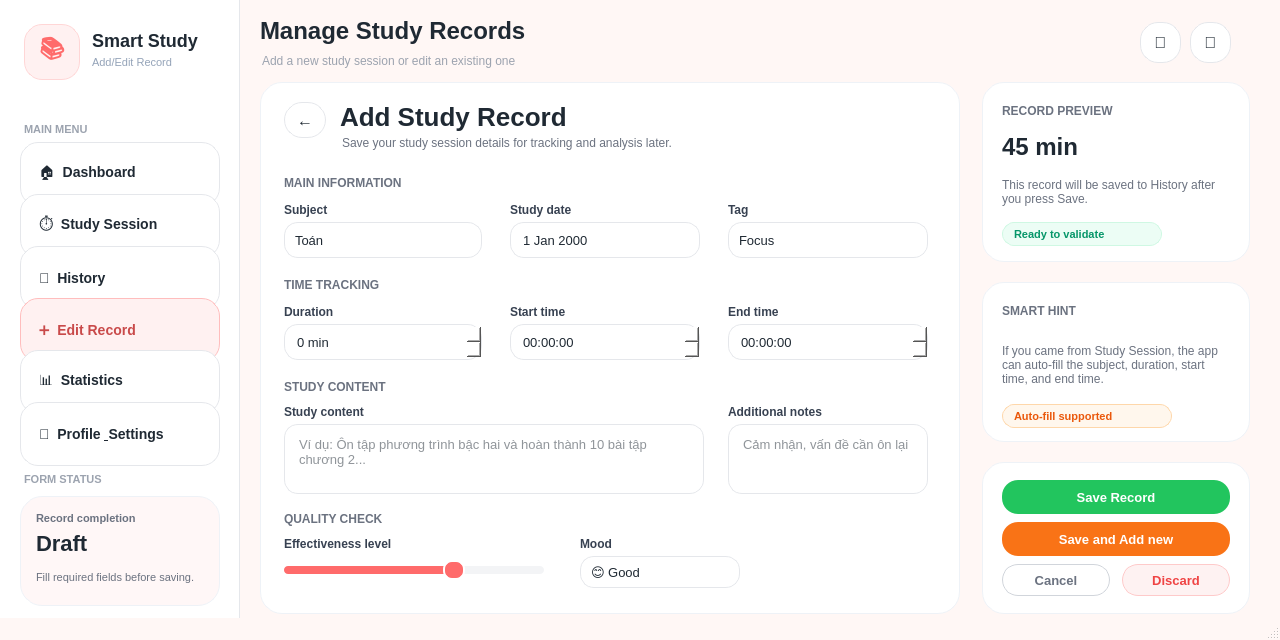
<?xml version="1.0" encoding="UTF-8"?>
<ui version="4.0">
 <class>CrudWindow</class>
 <widget class="QMainWindow" name="CrudWindow">
  <property name="geometry">
   <rect>
    <x>0</x>
    <y>0</y>
    <width>1280</width>
    <height>640</height>
   </rect>
  </property>
  <property name="minimumSize">
   <size>
    <width>1280</width>
    <height>640</height>
   </size>
  </property>
  <property name="windowTitle">
   <string>Smart Study Tracker - Edit Record</string>
  </property>
  <property name="styleSheet">
   <string notr="true">
QMainWindow {
    background-color: #FFF7F5;
}

QWidget {
    font-family: &quot;Segoe UI&quot;;
    color: #1F2933;
    font-size: 13px;
}

QFrame#Sidebar {
    background-color: #FFFFFF;
    border-right: 1px solid #E5E7EB;
}

QFrame#TopBar {
    background-color: transparent;
    border: none;
}

QFrame#CrudCard,
QFrame#SummaryCard,
QFrame#HelperCard,
QFrame#SidebarStatusCard,
QFrame#ActionCard {
    background-color: #FFFFFF;
    border: 1px solid #EEF2F7;
    border-radius: 22px;
}

QFrame#CrudCard:hover,
QFrame#SummaryCard:hover,
QFrame#SidebarStatusCard:hover,
QFrame#HelperCard:hover,
QFrame#ActionCard:hover {
    border: 1px solid #FFD0D0;
}

QPushButton {
    background-color: #FFFFFF;
    border: 1px solid #E5E7EB;
    border-radius: 14px;
    padding: 8px 12px;
    color: #1F2933;
}

QPushButton:hover {
    background-color: #FFF1F1;
    border: 1px solid #FF6B6B;
}

QPushButton:pressed {
    background-color: #FFE4E4;
}

QPushButton#BtnEditRecord {
    background-color: #FFF1F1;
    border: 1px solid #FFBDBD;
    color: #C94A4A;
    font-weight: 700;
}

QPushButton#BtnDashboard,
QPushButton#BtnSession,
QPushButton#BtnHistory,
QPushButton#BtnStats,
QPushButton#BtnProfile,
QPushButton#BtnEditRecord {
    text-align: left;
    padding-left: 18px;
    min-height: 46px;
    font-size: 14px;
    font-weight: 500;
    border-radius: 18px;
}

QPushButton#btnSaveRecord {
    background-color: #22C55E;
    color: #FFFFFF;
    border: none;
    font-weight: 700;
    border-radius: 16px;
}

QPushButton#btnSaveRecord:hover {
    background-color: #16A34A;
}

QPushButton#btnSaveAndAddNew {
    background-color: #F97316;
    color: #FFFFFF;
    border: none;
    font-weight: 700;
    border-radius: 16px;
}

QPushButton#btnSaveAndAddNew:hover {
    background-color: #EA580C;
}

QPushButton#btnCancelRecord {
    background-color: #FFFFFF;
    color: #6B7280;
    border: 1px solid #D1D5DB;
    font-weight: 600;
    border-radius: 16px;
}

QPushButton#btnDeleteRecord {
    background-color: #FEF2F2;
    color: #EF4444;
    border: 1px solid #FECACA;
    font-weight: 700;
    border-radius: 16px;
}

QPushButton#btnDeleteRecord:hover {
    background-color: #FEE2E2;
    border: 1px solid #EF4444;
}

QPushButton#BtnBell,
QPushButton#BtnAvatar,
QPushButton#btnBackHistory {
    background-color: #FFFFFF;
    border: 1px solid #E5E7EB;
    border-radius: 18px;
    font-size: 16px;
}

QPushButton#BtnBell:hover,
QPushButton#BtnAvatar:hover {
    background-color: #FFF1F1;
}

QLabel#lblSidebarStatusTitle,
QLabel#lblSidebarStatusValue,
QLabel#lblSidebarStatusSub {
    background: transparent;
    border: none;
}

QLabel#lblSidebarAppTitle {
    font-size: 18px;
    font-weight: 800;
}

QLabel#lblSidebarSubTitle {
    color: #94A3B8;
    font-size: 11px;
}

QLabel#lblSectionMenu,
QLabel#lblSectionStatus {
    color: #9CA3AF;
    font-size: 11px;
    font-weight: 700;
}

QLabel#lblGreeting {
    font-size: 24px;
    font-weight: 800;
}

QLabel#lblDateToday {
    color: #9CA3AF;
    font-size: 12px;
}

QLabel#lblRecordFormTitle {
    font-size: 26px;
    font-weight: 800;
}

QLabel#lblRecordFormSubtitle,
QLabel#lblFormHint,
QLabel#lblSummaryText,
QLabel#lblHelperBody {
    color: #6B7280;
    font-size: 12px;
}

QLabel#lblSectionMain,
QLabel#lblSectionTime,
QLabel#lblSectionContent,
QLabel#lblSectionQuality,
QLabel#lblSectionNote,
QLabel#lblSummaryTitle,
QLabel#lblHelperTitle {
    color: #6B7280;
    font-size: 12px;
    font-weight: 700;
}

QLabel#lblInputSubject,
QLabel#lblInputDate,
QLabel#lblInputTag,
QLabel#lblInputDuration,
QLabel#lblInputStartTime,
QLabel#lblInputEndTime,
QLabel#lblInputContent,
QLabel#lblInputEffectiveness,
QLabel#lblInputMood,
QLabel#lblInputNote {
    color: #374151;
    font-size: 12px;
    font-weight: 700;
}

QLabel#lblFormError {
    color: #EF4444;
    font-size: 12px;
    font-weight: 600;
}

QLabel#lblSummaryValue {
    font-size: 24px;
    font-weight: 800;
    color: #1F2933;
}

QLineEdit,
QTextEdit,
QComboBox,
QDateEdit,
QTimeEdit,
QSpinBox {
    background-color: #FFFFFF;
    border: 1px solid #E5E7EB;
    border-radius: 14px;
    padding: 8px 10px;
    color: #1F2933;
}

QLineEdit:focus,
QTextEdit:focus,
QComboBox:focus,
QDateEdit:focus,
QTimeEdit:focus,
QSpinBox:focus {
    border: 1px solid #FF6B6B;
    background-color: #FFFBFB;
}

QComboBox::drop-down {
    border: none;
    width: 24px;
}

QDateEdit::drop-down,
QTimeEdit::drop-down {
    border: none;
    width: 24px;
}

QSlider::groove:horizontal {
    border: none;
    height: 8px;
    background: #F3F4F6;
    border-radius: 4px;
}

QSlider::handle:horizontal {
    background: #FF6B6B;
    border: 2px solid #FFFFFF;
    width: 18px;
    margin: -6px 0;
    border-radius: 9px;
}

QSlider::sub-page:horizontal {
    background: #FF6B6B;
    border-radius: 4px;
}
   </string>
  </property>
  <widget class="QWidget" name="centralwidget">
   <widget class="QFrame" name="Sidebar">
    <property name="geometry">
     <rect>
      <x>0</x>
      <y>0</y>
      <width>240</width>
      <height>640</height>
     </rect>
    </property>
    <widget class="QLabel" name="lblSidebarLogo">
     <property name="geometry">
      <rect>
       <x>24</x>
       <y>24</y>
       <width>56</width>
       <height>56</height>
      </rect>
     </property>
     <property name="styleSheet">
      <string notr="true">background-color:#FFF1F1; border:1px solid #FFD6D6; border-radius:18px; font-size:24px; font-weight:700; color:#FF6B6B;</string>
     </property>
     <property name="text">
      <string>📚</string>
     </property>
     <property name="alignment">
      <set>Qt::AlignCenter</set>
     </property>
    </widget>
    <widget class="QLabel" name="lblSidebarAppTitle">
     <property name="geometry">
      <rect>
       <x>92</x>
       <y>28</y>
       <width>130</width>
       <height>24</height>
      </rect>
     </property>
     <property name="text">
      <string>Smart Study</string>
     </property>
    </widget>
    <widget class="QLabel" name="lblSidebarSubTitle">
     <property name="geometry">
      <rect>
       <x>92</x>
       <y>54</y>
       <width>120</width>
       <height>16</height>
      </rect>
     </property>
     <property name="text">
      <string>Add/Edit Record</string>
     </property>
    </widget>
    <widget class="QLabel" name="lblSectionMenu">
     <property name="geometry">
      <rect>
       <x>24</x>
       <y>120</y>
       <width>120</width>
       <height>18</height>
      </rect>
     </property>
     <property name="text">
      <string>MAIN MENU</string>
     </property>
    </widget>
    <widget class="QPushButton" name="BtnDashboard">
     <property name="geometry">
      <rect>
       <x>20</x>
       <y>142</y>
       <width>200</width>
       <height>64</height>
      </rect>
     </property>
     <property name="text">
      <string>🏠  Dashboard</string>
     </property>
    </widget>
    <widget class="QPushButton" name="BtnSession">
     <property name="geometry">
      <rect>
       <x>20</x>
       <y>194</y>
       <width>200</width>
       <height>64</height>
      </rect>
     </property>
     <property name="text">
      <string>⏱  Study Session</string>
     </property>
    </widget>
    <widget class="QPushButton" name="BtnHistory">
     <property name="geometry">
      <rect>
       <x>20</x>
       <y>246</y>
       <width>200</width>
       <height>64</height>
      </rect>
     </property>
     <property name="text">
      <string>📜  History</string>
     </property>
    </widget>
    <widget class="QPushButton" name="BtnEditRecord">
     <property name="geometry">
      <rect>
       <x>20</x>
       <y>298</y>
       <width>200</width>
       <height>64</height>
      </rect>
     </property>
     <property name="text">
      <string>➕  Edit Record</string>
     </property>
    </widget>
    <widget class="QPushButton" name="BtnStats">
     <property name="geometry">
      <rect>
       <x>20</x>
       <y>350</y>
       <width>200</width>
       <height>64</height>
      </rect>
     </property>
     <property name="text">
      <string>📊  Statistics</string>
     </property>
    </widget>
    <widget class="QPushButton" name="BtnProfile">
     <property name="geometry">
      <rect>
       <x>20</x>
       <y>402</y>
       <width>200</width>
       <height>64</height>
      </rect>
     </property>
     <property name="text">
      <string>👤  Profile &amp; Settings</string>
     </property>
    </widget>
    <widget class="QLabel" name="lblSectionStatus">
     <property name="geometry">
      <rect>
       <x>24</x>
       <y>470</y>
       <width>120</width>
       <height>18</height>
      </rect>
     </property>
     <property name="text">
      <string>FORM STATUS</string>
     </property>
    </widget>
    <widget class="QFrame" name="SidebarStatusCard">
     <property name="geometry">
      <rect>
       <x>20</x>
       <y>496</y>
       <width>200</width>
       <height>110</height>
      </rect>
     </property>
     <property name="styleSheet">
      <string notr="true">background-color: #FFF7F7;</string>
     </property>
     <widget class="QLabel" name="lblSidebarStatusTitle">
      <property name="geometry">
       <rect>
        <x>16</x>
        <y>14</y>
        <width>150</width>
        <height>16</height>
       </rect>
      </property>
      <property name="styleSheet">
       <string notr="true">color:#6B7280; font-size:11px; font-weight:700;</string>
      </property>
      <property name="text">
       <string>Record completion</string>
      </property>
     </widget>
     <widget class="QLabel" name="lblSidebarStatusValue">
      <property name="geometry">
       <rect>
        <x>16</x>
        <y>34</y>
        <width>140</width>
        <height>26</height>
       </rect>
      </property>
      <property name="styleSheet">
       <string notr="true">font-size:22px; font-weight:800; color:#1F2933;</string>
      </property>
      <property name="text">
       <string>Draft</string>
      </property>
     </widget>
     <widget class="QLabel" name="lblSidebarStatusSub">
      <property name="geometry">
       <rect>
        <x>16</x>
        <y>66</y>
        <width>168</width>
        <height>30</height>
       </rect>
      </property>
      <property name="styleSheet">
       <string notr="true">color:#6B7280; font-size:11px;</string>
      </property>
      <property name="text">
       <string>Fill required fields before saving.</string>
      </property>
      <property name="wordWrap">
       <bool>true</bool>
      </property>
     </widget>
    </widget>
   </widget>
   <widget class="QFrame" name="TopBar">
    <property name="geometry">
     <rect>
      <x>260</x>
      <y>14</y>
      <width>990</width>
      <height>58</height>
     </rect>
    </property>
    <widget class="QLabel" name="lblGreeting">
     <property name="geometry">
      <rect>
       <x>0</x>
       <y>0</y>
       <width>360</width>
       <height>34</height>
      </rect>
     </property>
     <property name="text">
      <string>Manage Study Records</string>
     </property>
    </widget>
    <widget class="QLabel" name="lblDateToday">
     <property name="geometry">
      <rect>
       <x>2</x>
       <y>38</y>
       <width>420</width>
       <height>18</height>
      </rect>
     </property>
     <property name="text">
      <string>Add a new study session or edit an existing one</string>
     </property>
    </widget>
    <widget class="QPushButton" name="BtnBell">
     <property name="geometry">
      <rect>
       <x>880</x>
       <y>8</y>
       <width>41</width>
       <height>41</height>
      </rect>
     </property>
     <property name="text">
      <string>🔔</string>
     </property>
    </widget>
    <widget class="QPushButton" name="BtnAvatar">
     <property name="geometry">
      <rect>
       <x>930</x>
       <y>8</y>
       <width>41</width>
       <height>41</height>
      </rect>
     </property>
     <property name="text">
      <string>👤</string>
     </property>
    </widget>
   </widget>
   <widget class="QFrame" name="CrudCard">
    <property name="geometry">
     <rect>
      <x>260</x>
      <y>82</y>
      <width>700</width>
      <height>532</height>
     </rect>
    </property>
    <widget class="QPushButton" name="btnBackHistory">
     <property name="geometry">
      <rect>
       <x>24</x>
       <y>20</y>
       <width>42</width>
       <height>36</height>
      </rect>
     </property>
     <property name="text">
      <string>←</string>
     </property>
    </widget>
    <widget class="QLabel" name="lblRecordFormTitle">
     <property name="geometry">
      <rect>
       <x>80</x>
       <y>18</y>
       <width>320</width>
       <height>34</height>
      </rect>
     </property>
     <property name="text">
      <string>Add Study Record</string>
     </property>
    </widget>
    <widget class="QLabel" name="lblRecordFormSubtitle">
     <property name="geometry">
      <rect>
       <x>82</x>
       <y>52</y>
       <width>420</width>
       <height>18</height>
      </rect>
     </property>
     <property name="text">
      <string>Save your study session details for tracking and analysis later.</string>
     </property>
    </widget>
    <widget class="QLabel" name="lblSectionMain">
     <property name="geometry">
      <rect>
       <x>24</x>
       <y>92</y>
       <width>180</width>
       <height>18</height>
      </rect>
     </property>
     <property name="text">
      <string>MAIN INFORMATION</string>
     </property>
    </widget>
    <widget class="QLabel" name="lblInputSubject">
     <property name="geometry">
      <rect>
       <x>24</x>
       <y>120</y>
       <width>120</width>
       <height>16</height>
      </rect>
     </property>
     <property name="text">
      <string>Subject</string>
     </property>
    </widget>
    <widget class="QComboBox" name="cmbSubject">
     <property name="geometry">
      <rect>
       <x>24</x>
       <y>140</y>
       <width>198</width>
       <height>36</height>
      </rect>
     </property>
     <item>
      <property name="text">
       <string>Toán</string>
      </property>
     </item>
     <item>
      <property name="text">
       <string>Tiếng Anh</string>
      </property>
     </item>
     <item>
      <property name="text">
       <string>Vật Lý</string>
      </property>
     </item>
     <item>
      <property name="text">
       <string>Hóa</string>
      </property>
     </item>
     <item>
      <property name="text">
       <string>Python</string>
      </property>
     </item>
    </widget>
    <widget class="QLabel" name="lblInputDate">
     <property name="geometry">
      <rect>
       <x>250</x>
       <y>120</y>
       <width>120</width>
       <height>16</height>
      </rect>
     </property>
     <property name="text">
      <string>Study date</string>
     </property>
    </widget>
    <widget class="QDateEdit" name="dateStudyDate">
     <property name="geometry">
      <rect>
       <x>250</x>
       <y>140</y>
       <width>190</width>
       <height>36</height>
      </rect>
     </property>
     <property name="calendarPopup">
      <bool>true</bool>
     </property>
    </widget>
    <widget class="QLabel" name="lblInputTag">
     <property name="geometry">
      <rect>
       <x>468</x>
       <y>120</y>
       <width>120</width>
       <height>16</height>
      </rect>
     </property>
     <property name="text">
      <string>Tag</string>
     </property>
    </widget>
    <widget class="QComboBox" name="cmbTag">
     <property name="geometry">
      <rect>
       <x>468</x>
       <y>140</y>
       <width>200</width>
       <height>36</height>
      </rect>
     </property>
     <item>
      <property name="text">
       <string>Focus</string>
      </property>
     </item>
     <item>
      <property name="text">
       <string>Revision</string>
      </property>
     </item>
     <item>
      <property name="text">
       <string>Homework</string>
      </property>
     </item>
     <item>
      <property name="text">
       <string>Practice Test</string>
      </property>
     </item>
    </widget>
    <widget class="QLabel" name="lblSectionTime">
     <property name="geometry">
      <rect>
       <x>24</x>
       <y>194</y>
       <width>180</width>
       <height>18</height>
      </rect>
     </property>
     <property name="text">
      <string>TIME TRACKING</string>
     </property>
    </widget>
    <widget class="QLabel" name="lblInputDuration">
     <property name="geometry">
      <rect>
       <x>24</x>
       <y>222</y>
       <width>120</width>
       <height>16</height>
      </rect>
     </property>
     <property name="text">
      <string>Duration</string>
     </property>
    </widget>
    <widget class="QSpinBox" name="spinDuration">
     <property name="geometry">
      <rect>
       <x>24</x>
       <y>242</y>
       <width>198</width>
       <height>36</height>
      </rect>
     </property>
     <property name="suffix">
      <string> min</string>
     </property>
     <property name="maximum">
      <number>600</number>
     </property>
     <property name="value">
      <number>0</number>
     </property>
    </widget>
    <widget class="QLabel" name="lblInputStartTime">
     <property name="geometry">
      <rect>
       <x>250</x>
       <y>222</y>
       <width>120</width>
       <height>16</height>
      </rect>
     </property>
     <property name="text">
      <string>Start time</string>
     </property>
    </widget>
    <widget class="QTimeEdit" name="timeStart">
     <property name="geometry">
      <rect>
       <x>250</x>
       <y>242</y>
       <width>190</width>
       <height>36</height>
      </rect>
     </property>
    </widget>
    <widget class="QLabel" name="lblInputEndTime">
     <property name="geometry">
      <rect>
       <x>468</x>
       <y>222</y>
       <width>120</width>
       <height>16</height>
      </rect>
     </property>
     <property name="text">
      <string>End time</string>
     </property>
    </widget>
    <widget class="QTimeEdit" name="timeEnd">
     <property name="geometry">
      <rect>
       <x>468</x>
       <y>242</y>
       <width>200</width>
       <height>36</height>
      </rect>
     </property>
    </widget>
    <widget class="QLabel" name="lblSectionContent">
     <property name="geometry">
      <rect>
       <x>24</x>
       <y>296</y>
       <width>180</width>
       <height>18</height>
      </rect>
     </property>
     <property name="text">
      <string>STUDY CONTENT</string>
     </property>
    </widget>
    <widget class="QLabel" name="lblInputContent">
     <property name="geometry">
      <rect>
       <x>24</x>
       <y>322</y>
       <width>180</width>
       <height>16</height>
      </rect>
     </property>
     <property name="text">
      <string>Study content</string>
     </property>
    </widget>
    <widget class="QTextEdit" name="txtStudyContent">
     <property name="geometry">
      <rect>
       <x>24</x>
       <y>342</y>
       <width>420</width>
       <height>70</height>
      </rect>
     </property>
     <property name="placeholderText">
      <string>Ví dụ: Ôn tập phương trình bậc hai và hoàn thành 10 bài tập chương 2...</string>
     </property>
    </widget>
    <widget class="QLabel" name="lblInputNote">
     <property name="geometry">
      <rect>
       <x>468</x>
       <y>322</y>
       <width>180</width>
       <height>16</height>
      </rect>
     </property>
     <property name="text">
      <string>Additional notes</string>
     </property>
    </widget>
    <widget class="QTextEdit" name="txtNote">
     <property name="geometry">
      <rect>
       <x>468</x>
       <y>342</y>
       <width>200</width>
       <height>70</height>
      </rect>
     </property>
     <property name="placeholderText">
      <string>Cảm nhận, vấn đề cần ôn lại</string>
     </property>
    </widget>
    <widget class="QLabel" name="lblSectionQuality">
     <property name="geometry">
      <rect>
       <x>24</x>
       <y>428</y>
       <width>180</width>
       <height>18</height>
      </rect>
     </property>
     <property name="text">
      <string>QUALITY CHECK</string>
     </property>
    </widget>
    <widget class="QLabel" name="lblInputEffectiveness">
     <property name="geometry">
      <rect>
       <x>24</x>
       <y>454</y>
       <width>180</width>
       <height>16</height>
      </rect>
     </property>
     <property name="text">
      <string>Effectiveness level</string>
     </property>
    </widget>
    <widget class="QSlider" name="sliderEffectiveness">
     <property name="geometry">
      <rect>
       <x>24</x>
       <y>476</y>
       <width>260</width>
       <height>24</height>
      </rect>
     </property>
     <property name="minimum">
      <number>1</number>
     </property>
     <property name="maximum">
      <number>10</number>
     </property>
     <property name="value">
      <number>7</number>
     </property>
     <property name="orientation">
      <enum>Qt::Horizontal</enum>
     </property>
    </widget>
    <widget class="QLabel" name="lblInputMood">
     <property name="geometry">
      <rect>
       <x>320</x>
       <y>454</y>
       <width>120</width>
       <height>16</height>
      </rect>
     </property>
     <property name="text">
      <string>Mood</string>
     </property>
    </widget>
    <widget class="QComboBox" name="cmbMood">
     <property name="geometry">
      <rect>
       <x>320</x>
       <y>474</y>
       <width>160</width>
       <height>32</height>
      </rect>
     </property>
     <item>
      <property name="text">
       <string>😊 Good</string>
      </property>
     </item>
     <item>
      <property name="text">
       <string>😐 Okay</string>
      </property>
     </item>
     <item>
      <property name="text">
       <string>😴 Tired</string>
      </property>
     </item>
     <item>
      <property name="text">
       <string>🔥 Very focused</string>
      </property>
     </item>
    </widget>
    <widget class="QLabel" name="lblFormError">
     <property name="geometry">
      <rect>
       <x>24</x>
       <y>506</y>
       <width>300</width>
       <height>18</height>
      </rect>
     </property>
     <property name="text">
      <string/>
     </property>
    </widget>
   </widget>
   <widget class="QFrame" name="SummaryCard">
    <property name="geometry">
     <rect>
      <x>982</x>
      <y>82</y>
      <width>268</width>
      <height>180</height>
     </rect>
    </property>
    <widget class="QLabel" name="lblSummaryTitle">
     <property name="geometry">
      <rect>
       <x>20</x>
       <y>20</y>
       <width>160</width>
       <height>18</height>
      </rect>
     </property>
     <property name="text">
      <string>RECORD PREVIEW</string>
     </property>
    </widget>
    <widget class="QLabel" name="lblSummaryValue">
     <property name="geometry">
      <rect>
       <x>20</x>
       <y>48</y>
       <width>180</width>
       <height>34</height>
      </rect>
     </property>
     <property name="text">
      <string>45 min</string>
     </property>
    </widget>
    <widget class="QLabel" name="lblSummaryText">
     <property name="geometry">
      <rect>
       <x>20</x>
       <y>86</y>
       <width>220</width>
       <height>48</height>
      </rect>
     </property>
     <property name="text">
      <string>This record will be saved to History after you press Save.</string>
     </property>
     <property name="wordWrap">
      <bool>true</bool>
     </property>
    </widget>
    <widget class="QLabel" name="lblSummaryBadge">
     <property name="geometry">
      <rect>
       <x>20</x>
       <y>140</y>
       <width>160</width>
       <height>24</height>
      </rect>
     </property>
     <property name="styleSheet">
      <string notr="true">background-color:#ECFDF5; color:#059669; border:1px solid #CFF8E3; border-radius:12px; font-size:11px; font-weight:700; padding-left:8px;</string>
     </property>
     <property name="text">
      <string>Ready to validate</string>
     </property>
    </widget>
   </widget>
   <widget class="QFrame" name="HelperCard">
    <property name="geometry">
     <rect>
      <x>982</x>
      <y>282</y>
      <width>268</width>
      <height>160</height>
     </rect>
    </property>
    <widget class="QLabel" name="lblHelperTitle">
     <property name="geometry">
      <rect>
       <x>20</x>
       <y>20</y>
       <width>160</width>
       <height>18</height>
      </rect>
     </property>
     <property name="text">
      <string>SMART HINT</string>
     </property>
    </widget>
    <widget class="QLabel" name="lblHelperBody">
     <property name="geometry">
      <rect>
       <x>20</x>
       <y>48</y>
       <width>220</width>
       <height>70</height>
      </rect>
     </property>
     <property name="text">
      <string>If you came from Study Session, the app can auto-fill the subject, duration, start time, and end time.</string>
     </property>
     <property name="wordWrap">
      <bool>true</bool>
     </property>
    </widget>
    <widget class="QLabel" name="lblHelperBadge">
     <property name="geometry">
      <rect>
       <x>20</x>
       <y>122</y>
       <width>170</width>
       <height>24</height>
      </rect>
     </property>
     <property name="styleSheet">
      <string notr="true">background-color:#FFF7ED; color:#EA580C; border:1px solid #FED7AA; border-radius:12px; font-size:11px; font-weight:700; padding-left:8px;</string>
     </property>
     <property name="text">
      <string>Auto-fill supported</string>
     </property>
    </widget>
   </widget>
   <widget class="QFrame" name="ActionCard">
    <property name="geometry">
     <rect>
      <x>982</x>
      <y>462</y>
      <width>268</width>
      <height>152</height>
     </rect>
    </property>
    <widget class="QPushButton" name="btnSaveRecord">
     <property name="geometry">
      <rect>
       <x>20</x>
       <y>18</y>
       <width>228</width>
       <height>34</height>
      </rect>
     </property>
     <property name="text">
      <string>Save Record</string>
     </property>
    </widget>
    <widget class="QPushButton" name="btnSaveAndAddNew">
     <property name="geometry">
      <rect>
       <x>20</x>
       <y>60</y>
       <width>228</width>
       <height>34</height>
      </rect>
     </property>
     <property name="text">
      <string>Save and Add new</string>
     </property>
    </widget>
    <widget class="QPushButton" name="btnCancelRecord">
     <property name="geometry">
      <rect>
       <x>20</x>
       <y>102</y>
       <width>108</width>
       <height>32</height>
      </rect>
     </property>
     <property name="text">
      <string>Cancel</string>
     </property>
    </widget>
    <widget class="QPushButton" name="btnDeleteRecord">
     <property name="geometry">
      <rect>
       <x>140</x>
       <y>102</y>
       <width>108</width>
       <height>32</height>
      </rect>
     </property>
     <property name="text">
      <string>Discard</string>
     </property>
    </widget>
   </widget>
  </widget>
  <widget class="QStatusBar" name="statusbar"/>
 </widget>
 <resources/>
 <connections/>
</ui>
